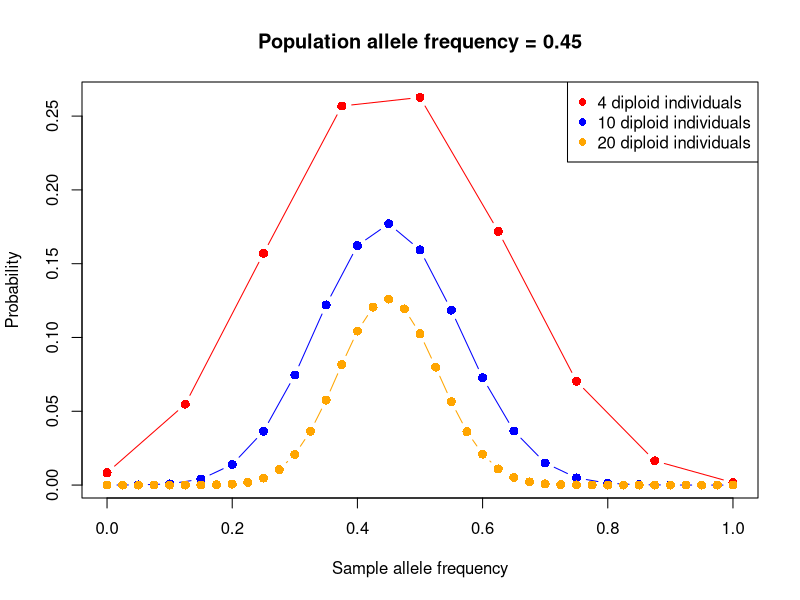
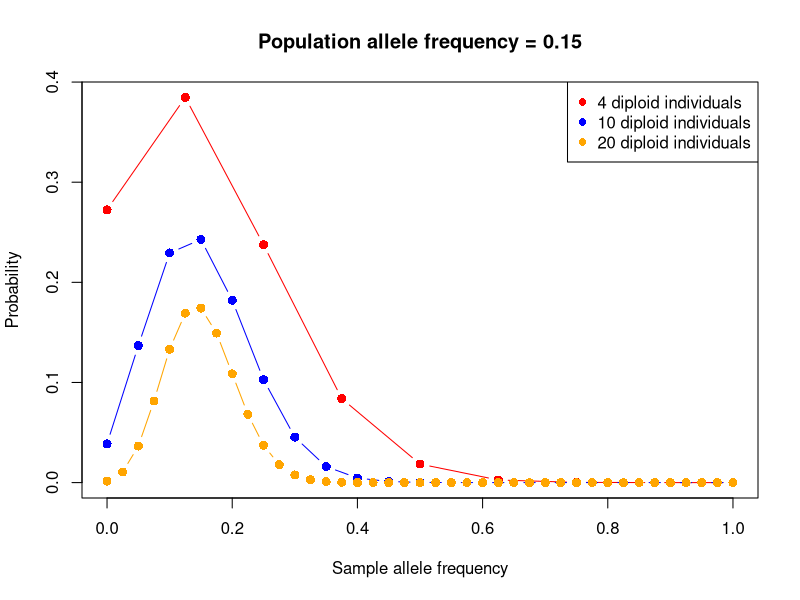
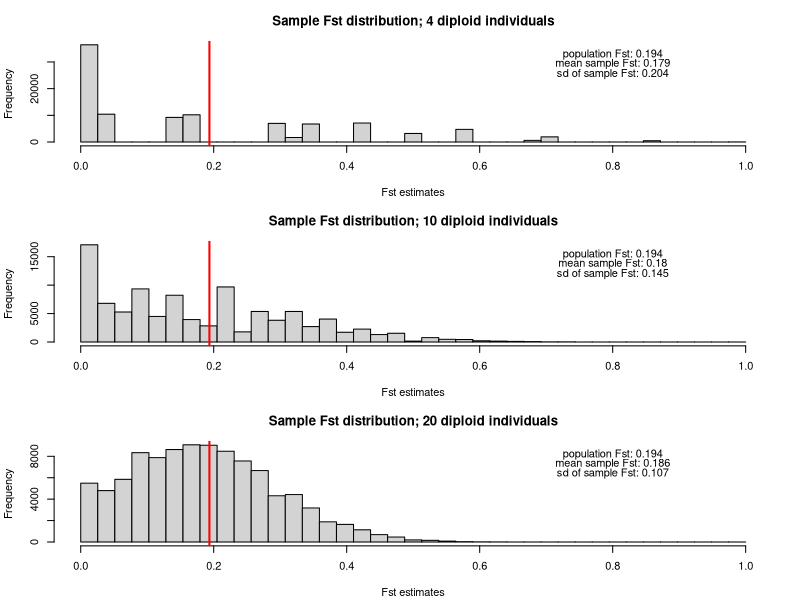
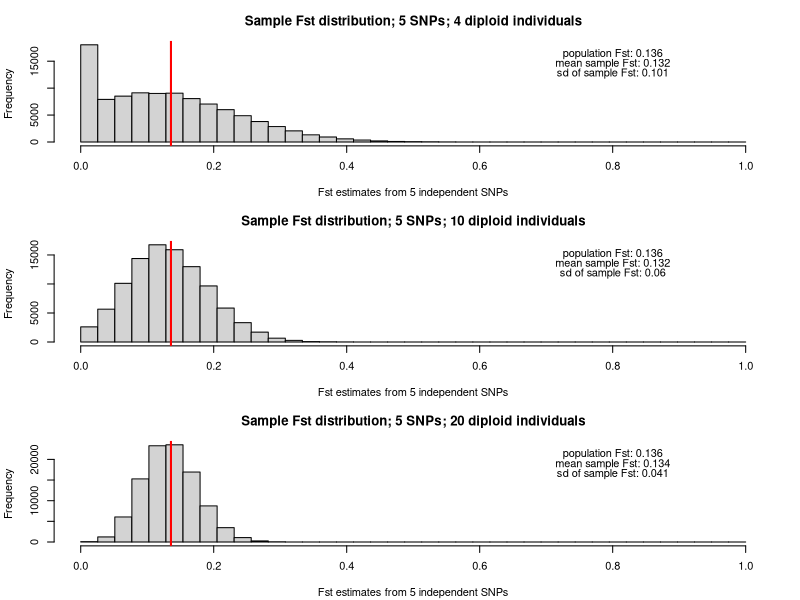
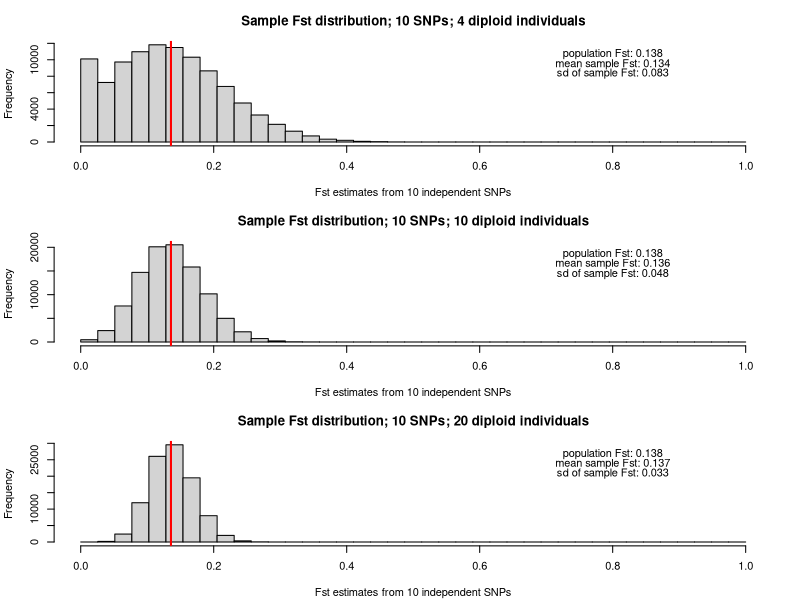
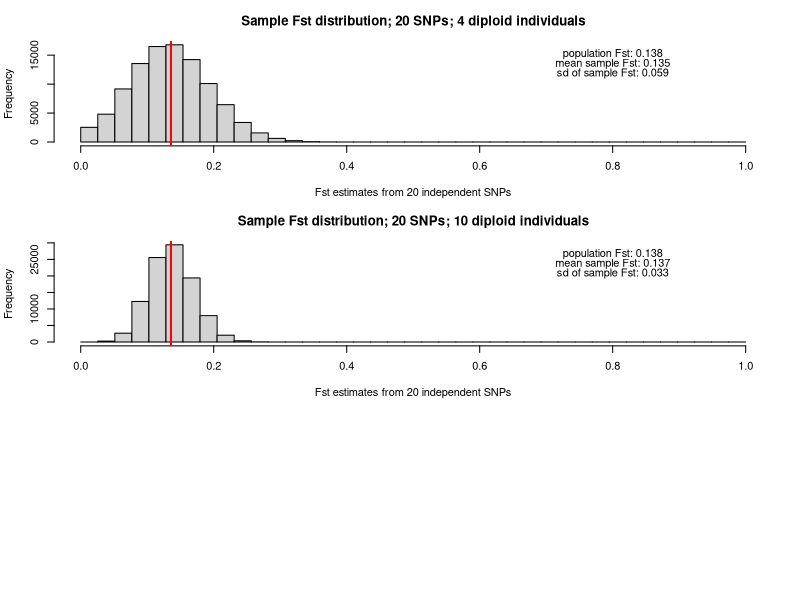

Source code (R) for these figures, in order: (Note: a time limit stopped this script after it produced the figures.)
# ----------- Probability activity - code for section 4, "estimating Fst" ----------------
# Author: Milan Malinsky
# Last edit: 17th January 2025

# ----------- FUNCTIONS ----------------------

# These function implement the Hudson estimator as defined in equation 10 of Bhatia et al. (2013) Genome Research
calculateFstNumerator <- function(p_1, p_2, n1, n2) {
	power <- (p_1-p_2)^2
	fraction1 <- (p_1*(1-p_1))/(n1-1)
	fraction2 <- (p_2*(1-p_2))/(n2-1);
	numerator <- power - fraction1 - fraction2;
	return(numerator)
}
calculateFstDenominator <- function(p_1, p_2) {
	denominator <- (p_1*(1-p_2))+(p_2*(1-p_1));
	return(denominator)
}

# Calculating F_ST with true population allele frequency
calculateFstNumeratorNoNs <- function(p_1, p_2) {
	power <- (p_1-p_2)^2
	numerator <- power;
	return(numerator)
}


# ----------- ANALYSES AND PLOTS ----------------------

# 1) Sample allele frequencies (AFs) when population minor AF is 0.45
#pdf("~/WPSGsampleAF_0_45.pdf",width=9,height=5.5)
plot((0:8)/8,dbinom(0:8, size = 8, prob=0.45),pch=16,col="red",xlab="Sample allele frequency",ylab="Probability",cex=1.2,type='b',main="Population allele frequency = 0.45")
points((0:20)/20,dbinom(0:20, size = 20, prob=0.45),pch=16,col="blue",cex=1.2,type='b')
points((0:40)/40,dbinom(0:40, size = 40, prob=0.45),pch=16,col="orange",type='b',cex=1.2)
legend("topright",legend=c("4 diploid individuals","10 diploid individuals", "20 diploid individuals"),pch=16,col=c("red","blue","orange"))
#dev.off()

sum(dbinom(c(0,1,2,6,7,8), size = 8, prob=0.45))
sum(dbinom(c(1:5,15:20), size = 20, prob=0.45))
sum(dbinom(c(1:10,30:40), size = 40, prob=0.45))

# 2) Sample allele frequencies (AFs) when population minor AF is 0.15
#pdf("~/WPSGsampleAF_0_15.pdf",width=9,height=5.5)
plot((0:8)/8,dbinom(0:8, size = 8, prob=0.15),pch=16,col="red",xlab="Sample allele frequency",ylab="Probability",cex=1.2,type='b',main="Population allele frequency = 0.15")
points((0:20)/20,dbinom(0:20, size = 20, prob=0.15),pch=16,col="blue",cex=1.2,type='b')
points((0:40)/40,dbinom(0:40, size = 40, prob=0.15),pch=16,col="orange",type='b',cex=1.2)
legend("topright",legend=c("4 diploid individuals","10 diploid individuals", "20 diploid individuals"),pch=16,col=c("red","blue","orange"))
#dev.off()



# 3) Get pairwise Fst estimates for a single SNP
p1 <- 0.45; p2 <- 0.15        # Population allele frequencies in populations 1 and 2

# To get Fst based on population allele frequencies,
# we can either assume a huge sample size (e.g. 1 million) and feed it into the Hudson estimator:
calculateFstNumerator(p1,p2,1000000,1000000)/calculateFstDenominator(p1,p2)
# Alternatively, even better, we can ignore the terms adjusting for sample sizes (n1,n2) altogether:
populationFst <- calculateFstNumeratorNoNs(p1,p2)/calculateFstDenominator(p1,p2)

# Simulate the single-SNP Fst distrubutions based on sampling 4, 10, and 20 individuals from each population 
n <- c(8,20,40)
#pdf("~/WPSGsampleFST_oneSNP.pdf")
par(mfrow=c(3,1),mar=c(4.1,4.1,3.1,2.1))
Fst_samples <- list(3)
for (i in 1:3) {
	p_1_samples <- replicate(100000, sum(rbinom(n[i], size = 1, prob=p1))/n[i])
	p_2_samples <- replicate(100000, sum(rbinom(n[i], size = 1, prob=p2))/n[i])
	Fst_samples[[i]] <- calculateFstNumerator(p_1_samples, p_2_samples,n[i],n[i])/calculateFstDenominator(p_1_samples, p_2_samples)
	Fst_samples[[i]][which(Fst_samples[[i]] < 0)] <- 0
	h <- hist(Fst_samples[[i]],breaks=seq(0,1,length=40),xlab="Fst estimates",freq=T,main=paste0("Sample Fst distribution; ",n[i]/2," diploid individuals"))
	abline(v=populationFst,col="red",lwd=2)
	text(0.8,max(h$counts)*0.9,paste0("population Fst: ", round(populationFst,3)))
	text(0.8,max(h$counts)*0.8,paste0("mean sample Fst: ", round(mean(Fst_samples[[i]],na.rm=T),3)))
	text(0.8,max(h$counts)*0.7,paste0("sd of sample Fst: ", round(sd(Fst_samples[[i]],na.rm=T),3)))
	#which(is.na(calculateFstNumerator(p_1_samples, p_2_samples,n[i],n[i])/calculateFstDenominator(p_1_samples, p_2_samples)))
}
#dev.off()


# 4) Simulate Fst distributions when averaging over 5 SNPs: 
# Population allele frequencies:
p1s_5 <- c(0.375,0.018,0.159,0.273,0.064); p2s_5 <- c(0.393,0.308,0.188,0.278,0.49)
populationFstNumerator_5 <- sum(calculateFstNumeratorNoNs(p1s_5,p2s_5))
populationFstDenominator_5 <- sum(calculateFstDenominator(p1s_5,p2s_5))
populationFst_5 <- populationFstNumerator_5/populationFstDenominator_5

#pdf("~/WPSGsampleFST_fiveSNPs.pdf")
par(mfrow=c(3,1),mar=c(4.1,4.1,3.1,2.1))
Fst_samples_5 <- list(3)
for (i in 1:3) {
	FstSampleNums_5 <- numeric(0); FstSampleDenoms_5 <- numeric(0); 
	for (SNPnum in 1:5) {
		p_1_samples <- replicate(100000, sum(rbinom(n[i], size = 1, prob=p1s_5[SNPnum]))/n[i])
		p_2_samples <- replicate(100000, sum(rbinom(n[i], size = 1, prob=p2s_5[SNPnum]))/n[i])
		FstSampleNums_5 <- cbind(FstSampleNums_5,calculateFstNumerator(p_1_samples, p_2_samples,n[i],n[i]))
		FstSampleDenoms_5 <- cbind(FstSampleDenoms_5,calculateFstDenominator(p_1_samples, p_2_samples))
	}
	Fst_samples_5[[i]] <-apply(FstSampleNums_5,1,sum)/apply(FstSampleDenoms_5, 1,sum)
	Fst_samples_5[[i]][which(Fst_samples_5[[i]] < 0)] <- 0
	h <- hist(Fst_samples_5[[i]],breaks=seq(0,1,length=40),xlab="Fst estimates from 5 independent SNPs",freq=T,main=paste0("Sample Fst distribution; 5 SNPs; ",n[i]/2," diploid individuals"))
	abline(v= populationFst_5,col="red",lwd=2)
	text(0.8,max(h$counts)*0.9,paste0("population Fst: ", round(populationFst_5,3)))
	text(0.8,max(h$counts)*0.8,paste0("mean sample Fst: ", round(mean(Fst_samples_5[[i]],na.rm=T),3)))
	text(0.8,max(h$counts)*0.7,paste0("sd of sample Fst: ", round(sd(Fst_samples_5[[i]],na.rm=T),3)))
}
#dev.off()


# 5) Simulate Fst distributions when averaging over 10 SNPs: 
# Population allele frequencies:
p1s_10 <- c(0.421, 0.154, 0.055, 0.197, 0.062, 0.043, 0.094, 0.343, 0.314, 0.024); p2s_10 <- c(0.03, 0.423, 0.052, 0.407, 0.157, 0.038, 0.285, 0.4, 0.172, 0.352)
populationFstNumerator_10 <- sum(calculateFstNumeratorNoNs(p1s_10,p2s_10))
populationFstDenominator_10 <- sum(calculateFstDenominator(p1s_10,p2s_10))
populationFst_10 <- populationFstNumerator_10/populationFstDenominator_10

#pdf("~/WPSGsampleFST_tenSNPs.pdf")
par(mfrow=c(3,1),mar=c(4.1,4.1,3.1,2.1))
Fst_samples_10 <- list(3)
for (i in 1:3) {
	FstSampleNums_10 <- numeric(0); FstSampleDenoms_10 <- numeric(0); 
	for (SNPnum in 1:10) {
		p_1_samples <- replicate(100000, sum(rbinom(n[i], size = 1, prob=p1s_10[SNPnum]))/n[i])
		p_2_samples <- replicate(100000, sum(rbinom(n[i], size = 1, prob=p2s_10[SNPnum]))/n[i])
		FstSampleNums_10 <- cbind(FstSampleNums_10,calculateFstNumerator(p_1_samples, p_2_samples,n[i],n[i]))
		FstSampleDenoms_10 <- cbind(FstSampleDenoms_10,calculateFstDenominator(p_1_samples, p_2_samples))
	}
	Fst_samples_10[[i]] <- apply(FstSampleNums_10,1,sum)/apply(FstSampleDenoms_10, 1,sum)
	Fst_samples_10[[i]][which(Fst_samples_10[[i]] < 0)] <- 0
	h <- hist(Fst_samples_10[[i]],breaks=seq(0,1,length=40),xlab="Fst estimates from 10 independent SNPs",freq=T,main=paste0("Sample Fst distribution; 10 SNPs; ",n[i]/2," diploid individuals"))
	abline(v= populationFst_5,col="red",lwd=2)
	text(0.8,max(h$counts)*0.9,paste0("population Fst: ", round(populationFst_10,3)))
	text(0.8,max(h$counts)*0.8,paste0("mean sample Fst: ", round(mean(Fst_samples_10[[i]],na.rm=T),3)))
	text(0.8,max(h$counts)*0.7,paste0("sd of sample Fst: ", round(sd(Fst_samples_10[[i]],na.rm=T),3)))
}
#dev.off()


# 6) Simulate Fst distributions when averaging over 20 SNPs: 
# Population allele frequencies:
p1s_20 <- c(0.421, 0.154, 0.055, 0.197, 0.062, 0.043, 0.094, 0.343, 0.314, 0.024, 0.35, 0.344, 0.076, 0.406, 0.325, 0.369, 0.413, 0.033, 0.242, 0.027); p2s_20 <- c(0.03, 0.423, 0.052, 0.407, 0.157, 0.038, 0.285, 0.4, 0.172, 0.352,0.013, 0.300, 0.200, 0.095, 0.425, 0.104, 0.154, 0.365, 0.184, 0.060)
populationFstNumerator_20 <- sum(calculateFstNumeratorNoNs(p1s_20,p2s_20))
populationFstDenominator_20 <- sum(calculateFstDenominator(p1s_20,p2s_20))
populationFst_20 <- populationFstNumerator_20/populationFstDenominator_20

#pdf("~/WPSGsampleFST_twentySNPs.pdf")
par(mfrow=c(3,1),mar=c(4.1,4.1,3.1,2.1))
Fst_samples_20 <- list(3)
for (i in 1:3) {
	FstSampleNums_20 <- numeric(0); FstSampleDenoms_20 <- numeric(0); 
	for (SNPnum in 1:20) {
		p_1_samples <- replicate(100000, sum(rbinom(n[i], size = 1, prob=p1s_20[SNPnum]))/n[i])
		p_2_samples <- replicate(100000, sum(rbinom(n[i], size = 1, prob=p2s_20[SNPnum]))/n[i])
		FstSampleNums_20 <- cbind(FstSampleNums_20,calculateFstNumerator(p_1_samples, p_2_samples,n[i],n[i]))
		FstSampleDenoms_20 <- cbind(FstSampleDenoms_20,calculateFstDenominator(p_1_samples, p_2_samples))
	}
	Fst_samples_20[[i]] <-apply(FstSampleNums_20,1,sum)/apply(FstSampleDenoms_20, 1,sum)
	Fst_samples_20[[i]][which(Fst_samples_20[[i]] < 0)] <- 0
	h <- hist(Fst_samples_20[[i]],breaks=seq(0,1,length=40),xlab="Fst estimates from 20 independent SNPs",freq=T,main=paste0("Sample Fst distribution; 20 SNPs; ",n[i]/2," diploid individuals"))
	abline(v= populationFst_5,col="red",lwd=2)
	text(0.8,max(h$counts)*0.9,paste0("population Fst: ", round(populationFst_20,3)))
	text(0.8,max(h$counts)*0.8,paste0("mean sample Fst: ", round(mean(Fst_samples_20[[i]],na.rm=T),3)))
	text(0.8,max(h$counts)*0.7,paste0("sd of sample Fst: ", round(sd(Fst_samples_20[[i]],na.rm=T),3)))
}
#dev.off()


#pdf("~/WPSGsampleFST_densities.pdf")
par(mfrow=c(3,1),mar=c(4.1,4.1,3.1,2.1))

for (i in 1:3) {
	if (length(which(is.na(Fst_samples[[i]]) > 0))) {
		Fst_samples[[i]] <- Fst_samples[[i]][-which(is.na(Fst_samples[[i]]))]
	}
	plot(density(Fst_samples[[i]]),xlim=c(0,1),ylim = c(0,max(c(density(Fst_samples_20[[i]])$y,density(Fst_samples[[i]])$y))),lwd=2, main=paste0("Sample Fst estimates; ",n[i]/2," diploid individuals"),xlab="Fst estimates")	
	lines(density(Fst_samples_5[[i]]),col="orange",lwd=2)
	lines(density(Fst_samples_10[[i]]),col="green",lwd=2)
	lines(density(Fst_samples_20[[i]]),col="blue",lwd=2)
	legend("topright",c("single SNP","5 SNPs","10 SNPs","20 SNPs"),lwd=2,col=c("black","orange","green","blue"))
	abline(v= populationFst_5,col="red",lwd=2)
}
#dev.off()
